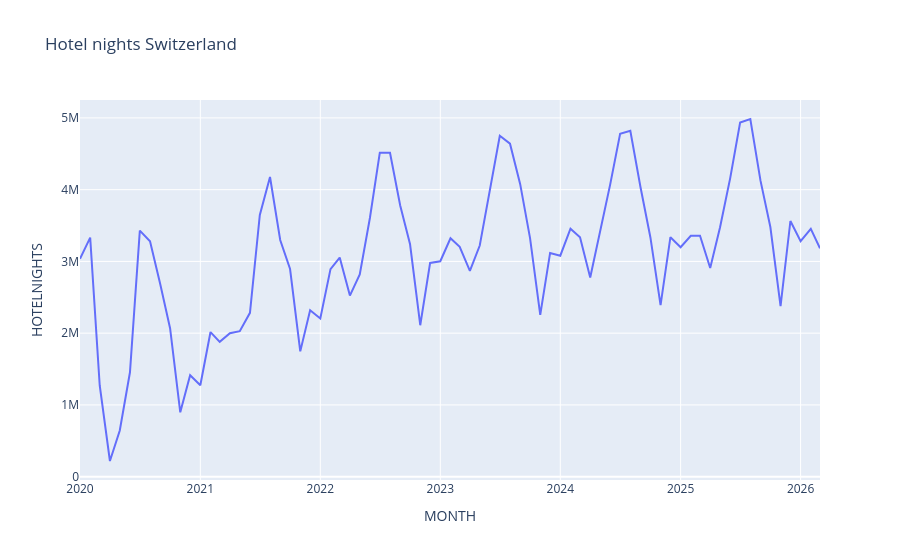

The code cell stored with this chart in its notebook:
### Markdown cell above
Plot time-series

### Code cell
import plotly.express as px
fig = px.line(data_df, x="MONTH", y="HOTELNIGHTS", title='Hotel nights Switzerland')
fig.show()
